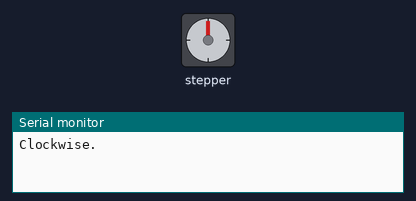
This sketch was run on a simulated Arduino Uno, built with avr-gcc and run on an emulated ATmega328P. Parts: stepper motor, the last lines printed to the serial monitor. Stepper angles assume 2038 steps per turn.

Above: at 0.05 s.
At 3.05 s:
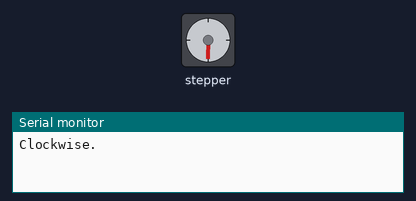
At 6.05 s:
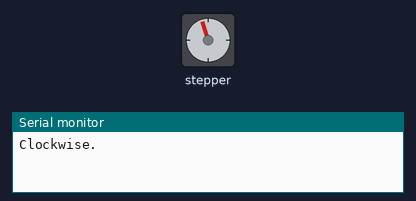
At 12.3 s:
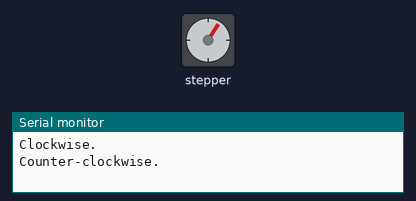
Timing chart, 0 to 17.0 s (numbered marks = the images above):
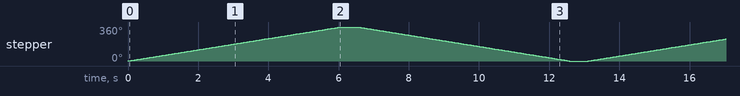

Measured:
- by itself, stepper: turns 360° clockwise in 6.0 s, then 360° counter-clockwise in 6.0 s, repeating every 13.1 s

The sketch:

askhsh4.ino
```cpp
#include <Stepper.h>

int steps = 2038;

Stepper STEPPER(steps, 8, 9, 10, 11);

void setup()
{
  STEPPER.setSpeed(10);
  Serial.begin(9600);
}

void loop()
{
  Serial.println("Clockwise.");
  STEPPER.step(steps);
  delay(500);

  Serial.println("Counter-clockwise.");
  STEPPER.step(-steps);
  delay(500);
}
```
